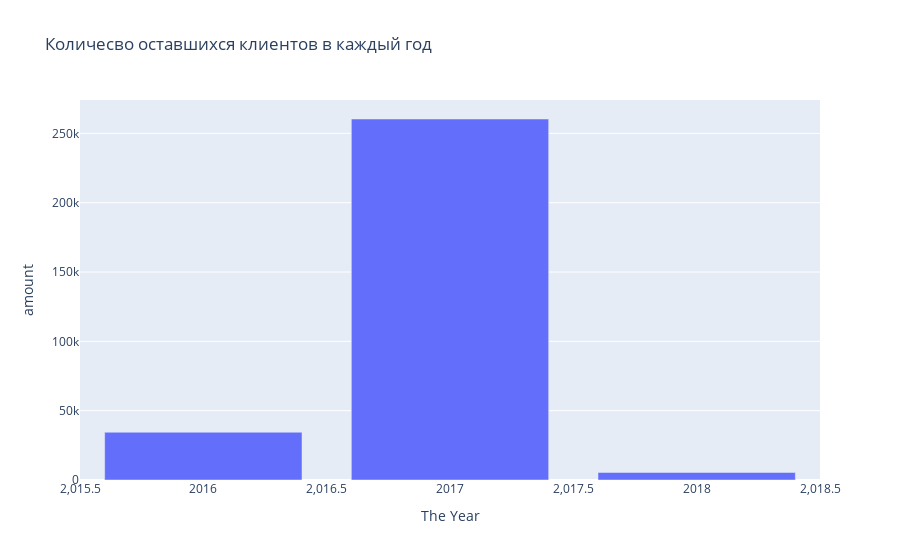

Notebook cell for this chart:
### Code cell
count_year=count_n(p_new['Y'])
fig=px.bar(
    x=count_year.index,
    y=count_year['amount'],
    labels = {'x': 'The Year', 'y': 'amount'},
    title="Количесво оставшихся клиентов в каждый год",
    )
fig.show()

### Figure 1 — Plotly figure (JSON) as saved in the notebook; plotly's stock layout.template omitted (floating-point values rounded to 4 significant figures)
{"data": [{"alignmentgroup": "True", "hovertemplate": "The Year=%{x}<br>amount=%{y}<extra></extra>", "legendgroup": "", "marker": {"color": "#636efa", "pattern": {"shape": ""}}, "name": "", "offsetgroup": "", "orientation": "v", "showlegend": false, "textposition": "auto", "type": "bar", "x": [2017, 2016, 2018], "xaxis": "x", "y": [260359, 34432, 5435], "yaxis": "y"}], "layout": {"barmode": "relative", "legend": {"tracegroupgap": 0}, "title": {"text": "Количесво оставшихся клиентов в каждый год"}, "xaxis": {"anchor": "y", "domain": [0, 1], "title": {"text": "The Year"}}, "yaxis": {"anchor": "x", "domain": [0, 1], "title": {"text": "amount"}}}}
